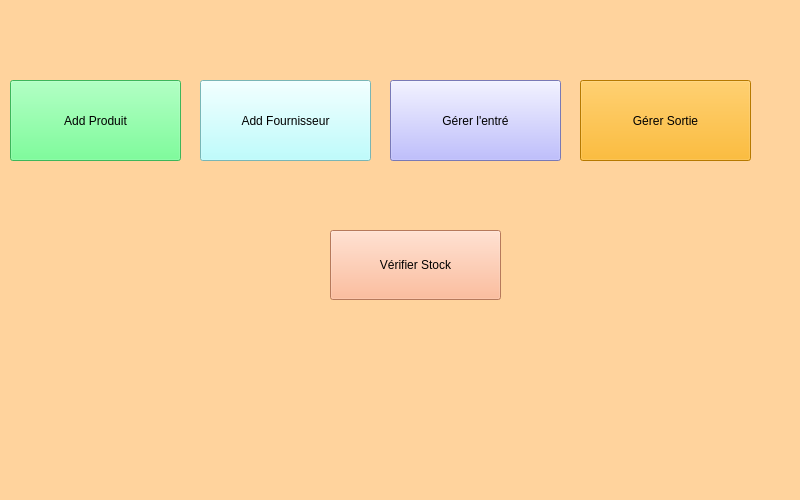
<?xml version="1.0" encoding="UTF-8"?>
<ui version="4.0">
 <class>MainWindow</class>
 <widget class="QMainWindow" name="MainWindow">
  <property name="geometry">
   <rect>
    <x>0</x>
    <y>0</y>
    <width>800</width>
    <height>500</height>
   </rect>
  </property>
  <property name="maximumSize">
   <size>
    <width>800</width>
    <height>500</height>
   </size>
  </property>
  <property name="windowTitle">
   <string>site Gestion de stock d’un magasin</string>
  </property>
  <property name="styleSheet">
   <string notr="true">background-color: rgb(255, 211, 157);</string>
  </property>
  <widget class="QWidget" name="centralwidget">
   <widget class="QPushButton" name="pushButton">
    <property name="geometry">
     <rect>
      <x>10</x>
      <y>80</y>
      <width>171</width>
      <height>81</height>
     </rect>
    </property>
    <property name="styleSheet">
     <string notr="true">background-color: rgb(85, 255, 127);</string>
    </property>
    <property name="text">
     <string>Add Produit</string>
    </property>
   </widget>
   <widget class="QPushButton" name="pushButton_2">
    <property name="geometry">
     <rect>
      <x>200</x>
      <y>80</y>
      <width>171</width>
      <height>81</height>
     </rect>
    </property>
    <property name="styleSheet">
     <string notr="true">background-color:rgb(170, 255, 255)</string>
    </property>
    <property name="text">
     <string>Add Fournisseur</string>
    </property>
   </widget>
   <widget class="QPushButton" name="pushButton_3">
    <property name="geometry">
     <rect>
      <x>330</x>
      <y>230</y>
      <width>171</width>
      <height>70</height>
     </rect>
    </property>
    <property name="styleSheet">
     <string notr="true">background-color:rgb(255, 170, 127)</string>
    </property>
    <property name="text">
     <string>Vérifier Stock</string>
    </property>
   </widget>
   <widget class="QPushButton" name="pushButton_4">
    <property name="geometry">
     <rect>
      <x>580</x>
      <y>80</y>
      <width>171</width>
      <height>81</height>
     </rect>
    </property>
    <property name="styleSheet">
     <string notr="true">background-color: rgb(255, 170, 0);</string>
    </property>
    <property name="text">
     <string>Gérer Sortie</string>
    </property>
   </widget>
   <widget class="QPushButton" name="pushButton_5">
    <property name="geometry">
     <rect>
      <x>390</x>
      <y>80</y>
      <width>171</width>
      <height>81</height>
     </rect>
    </property>
    <property name="styleSheet">
     <string notr="true">background-color: rgb(170, 170, 255)</string>
    </property>
    <property name="text">
     <string>Gérer l'entré</string>
    </property>
   </widget>
  </widget>
  <widget class="QMenuBar" name="menubar">
   <property name="geometry">
    <rect>
     <x>0</x>
     <y>0</y>
     <width>800</width>
     <height>17</height>
    </rect>
   </property>
  </widget>
  <widget class="QStatusBar" name="statusbar"/>
 </widget>
 <resources/>
 <connections/>
</ui>
